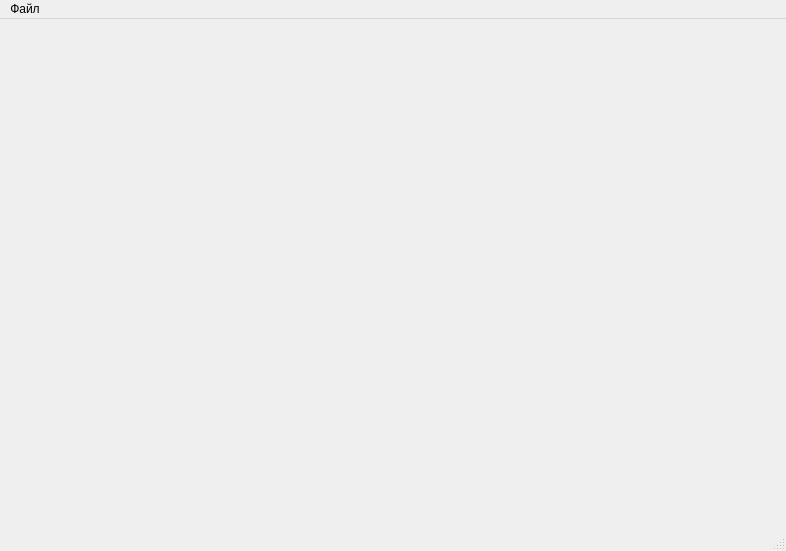
<?xml version="1.0" encoding="UTF-8"?>
<ui version="4.0">
 <class>MainWindow</class>
 <widget class="QMainWindow" name="MainWindow">
  <property name="geometry">
   <rect>
    <x>0</x>
    <y>0</y>
    <width>786</width>
    <height>551</height>
   </rect>
  </property>
  <property name="windowTitle">
   <string>HexViewerTest</string>
  </property>
  <widget class="QWidget" name="centralwidget"/>
  <widget class="QMenuBar" name="menubar">
   <property name="geometry">
    <rect>
     <x>0</x>
     <y>0</y>
     <width>786</width>
     <height>17</height>
    </rect>
   </property>
   <widget class="QMenu" name="menu">
    <property name="title">
     <string>Файл</string>
    </property>
    <addaction name="openAction"/>
    <addaction name="closeAction"/>
    <addaction name="separator"/>
    <addaction name="exitAction"/>
   </widget>
   <addaction name="menu"/>
  </widget>
  <widget class="QStatusBar" name="statusbar"/>
  <action name="openAction">
   <property name="text">
    <string>Открыть</string>
   </property>
  </action>
  <action name="closeAction">
   <property name="text">
    <string>Закрыть</string>
   </property>
  </action>
  <action name="exitAction">
   <property name="text">
    <string>Выход</string>
   </property>
  </action>
 </widget>
 <resources/>
 <connections/>
</ui>
